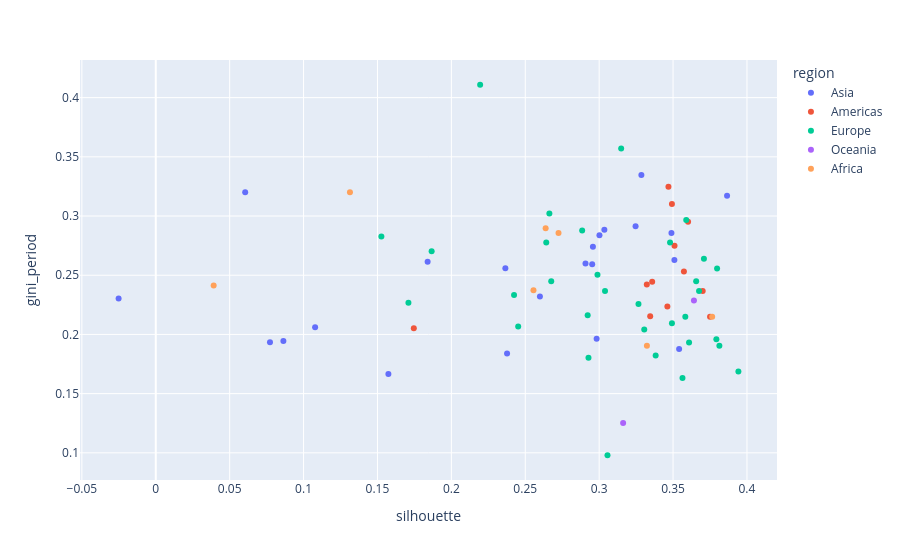

Write notebook code for a chart like this one.
### Code cell
px.scatter(df_plot, x="silhouette", y="gini_period", hover_data=["alpha2", "name"], color="region")

### Figure 1 — Plotly figure (JSON) as saved in the notebook; plotly's stock layout.template omitted (floating-point values rounded to 4 significant figures)
{"data": [{"customdata": [["AE", "United Arab Emirates"], ["AM", "Armenia"], ["BD", "Bangladesh"], ["CN", "China"], ["HK", "Hong Kong"], ["ID", "Indonesia"], ["IL", "Israel"], ["IN", "India"], ["IR", "Iran, Islamic Republic of"], ["JO", "Jordan"], ["JP", "Japan"], ["KR", "Korea, Republic of"], ["LB", "Lebanon"], ["MY", "Malaysia"], ["PH", "Philippines"], ["PK", "Pakistan"], ["SA", "Saudi Arabia"], ["SG", "Singapore"], ["TH", "Thailand"], ["TR", "Türkiye"], ["UZ", "Uzbekistan"], ["VN", "Viet Nam"]], "hovertemplate": "region=Asia<br>silhouette=%{x}<br>gini_period=%{y}<br>alpha2=%{customdata[0]}<br>name=%{customdata[1]}<extra></extra>", "legendgroup": "Asia", "marker": {"color": "#636efa", "symbol": "circle"}, "mode": "markers", "name": "Asia", "orientation": "v", "showlegend": true, "type": "scatter", "x": [0.07728, 0.0605, 0.2365, 0.3489, 0.3509, 0.2599, 0.3541, 0.3286, 0.2377, 0.1839, 0.3035, 0.3865, 0.1574, 0.2953, 0.08635, 0.2983, 0.2908, 0.3002, 0.2958, 0.3246, -0.02515, 0.1078], "xaxis": "x", "y": [0.1933, 0.32, 0.256, 0.2857, 0.2629, 0.2321, 0.1878, 0.3347, 0.1839, 0.2613, 0.2884, 0.317, 0.1667, 0.2593, 0.1944, 0.1963, 0.2598, 0.2838, 0.2741, 0.2915, 0.2303, 0.2061], "yaxis": "y"}, {"customdata": [["AR", "Argentina"], ["BR", "Brazil"], ["CA", "Canada"], ["CL", "Chile"], ["CO", "Colombia"], ["CR", "Costa Rica"], ["CU", "Cuba"], ["MX", "Mexico"], ["PE", "Peru"], ["PR", "Puerto Rico"], ["US", "United States of America"], ["VE", "Venezuela, Bolivarian Republic of"]], "hovertemplate": "region=Americas<br>silhouette=%{x}<br>gini_period=%{y}<br>alpha2=%{customdata[0]}<br>name=%{customdata[1]}<extra></extra>", "legendgroup": "Americas", "marker": {"color": "#EF553B", "symbol": "circle"}, "mode": "markers", "name": "Americas", "orientation": "v", "showlegend": true, "type": "scatter", "x": [0.375, 0.3573, 0.3701, 0.3492, 0.3602, 0.3461, 0.3469, 0.351, 0.3345, 0.1746, 0.3322, 0.3359], "xaxis": "x", "y": [0.215, 0.2531, 0.2367, 0.3101, 0.2952, 0.2235, 0.3248, 0.2748, 0.2154, 0.2051, 0.2422, 0.2444], "yaxis": "y"}, {"customdata": [["AT", "Austria"], ["BE", "Belgium"], ["BG", "Bulgaria"], ["BY", "Belarus"], ["CH", "Switzerland"], ["CZ", "Czechia"], ["DE", "Germany"], ["DK", "Denmark"], ["EE", "Estonia"], ["ES", "Spain"], ["FI", "Finland"], ["FR", "France"], ["GB", "United Kingdom of Great Britain and Northern Ireland"], ["GR", "Greece"], ["HR", "Croatia"], ["HU", "Hungary"], ["IE", "Ireland"], ["IT", "Italy"], ["LT", "Lithuania"], ["LU", "Luxembourg"], ["LV", "Latvia"], ["NL", "Netherlands, Kingdom of the"], ["NO", "Norway"], ["PL", "Poland"], ["PT", "Portugal"], ["RO", "Romania"], ["RS", "Serbia"], ["RU", "Russian Federation"], ["SE", "Sweden"], ["SI", "Slovenia"], ["SK", "Slovakia"], ["UA", "Ukraine"]], "hovertemplate": "region=Europe<br>silhouette=%{x}<br>gini_period=%{y}<br>alpha2=%{customdata[0]}<br>name=%{customdata[1]}<extra></extra>", "legendgroup": "Europe", "marker": {"color": "#00cc96", "symbol": "circle"}, "mode": "markers", "name": "Europe", "orientation": "v", "showlegend": true, "type": "scatter", "x": [0.3793, 0.3564, 0.3709, 0.1867, 0.3589, 0.304, 0.2989, 0.3305, 0.2424, 0.348, 0.2642, 0.3056, 0.2452, 0.3676, 0.3798, 0.3382, 0.3583, 0.3942, 0.1526, 0.1709, 0.3149, 0.3492, 0.3813, 0.3656, 0.3266, 0.2885, 0.2922, 0.2195, 0.2676, 0.2928, 0.3608, 0.2663], "xaxis": "x", "y": [0.1959, 0.1633, 0.2639, 0.2703, 0.2966, 0.2367, 0.2503, 0.2041, 0.2333, 0.2776, 0.2776, 0.09796, 0.2068, 0.2367, 0.2558, 0.1823, 0.215, 0.1687, 0.2827, 0.2267, 0.357, 0.2095, 0.1905, 0.2449, 0.2256, 0.2879, 0.2162, 0.4109, 0.2449, 0.1804, 0.1932, 0.302], "yaxis": "y"}, {"customdata": [["AU", "Australia"], ["NZ", "New Zealand"]], "hovertemplate": "region=Oceania<br>silhouette=%{x}<br>gini_period=%{y}<br>alpha2=%{customdata[0]}<br>name=%{customdata[1]}<extra></extra>", "legendgroup": "Oceania", "marker": {"color": "#ab63fa", "symbol": "circle"}, "mode": "markers", "name": "Oceania", "orientation": "v", "showlegend": true, "type": "scatter", "x": [0.3162, 0.3641], "xaxis": "x", "y": [0.1252, 0.2286], "yaxis": "y"}, {"customdata": [["DZ", "Algeria"], ["EG", "Egypt"], ["KE", "Kenya"], ["MA", "Morocco"], ["NG", "Nigeria"], ["TN", "Tunisia"], ["ZA", "South Africa"]], "hovertemplate": "region=Africa<br>silhouette=%{x}<br>gini_period=%{y}<br>alpha2=%{customdata[0]}<br>name=%{customdata[1]}<extra></extra>", "legendgroup": "Africa", "marker": {"color": "#FFA15A", "symbol": "circle"}, "mode": "markers", "name": "Africa", "orientation": "v", "showlegend": true, "type": "scatter", "x": [0.1314, 0.3765, 0.2556, 0.2638, 0.2725, 0.03917, 0.3323], "xaxis": "x", "y": [0.32, 0.215, 0.2374, 0.2897, 0.2857, 0.2413, 0.1905], "yaxis": "y"}], "layout": {"legend": {"title": {"text": "region"}, "tracegroupgap": 0}, "margin": {"t": 60}, "xaxis": {"anchor": "y", "domain": [0, 1], "title": {"text": "silhouette"}}, "yaxis": {"anchor": "x", "domain": [0, 1], "title": {"text": "gini_period"}}}}
